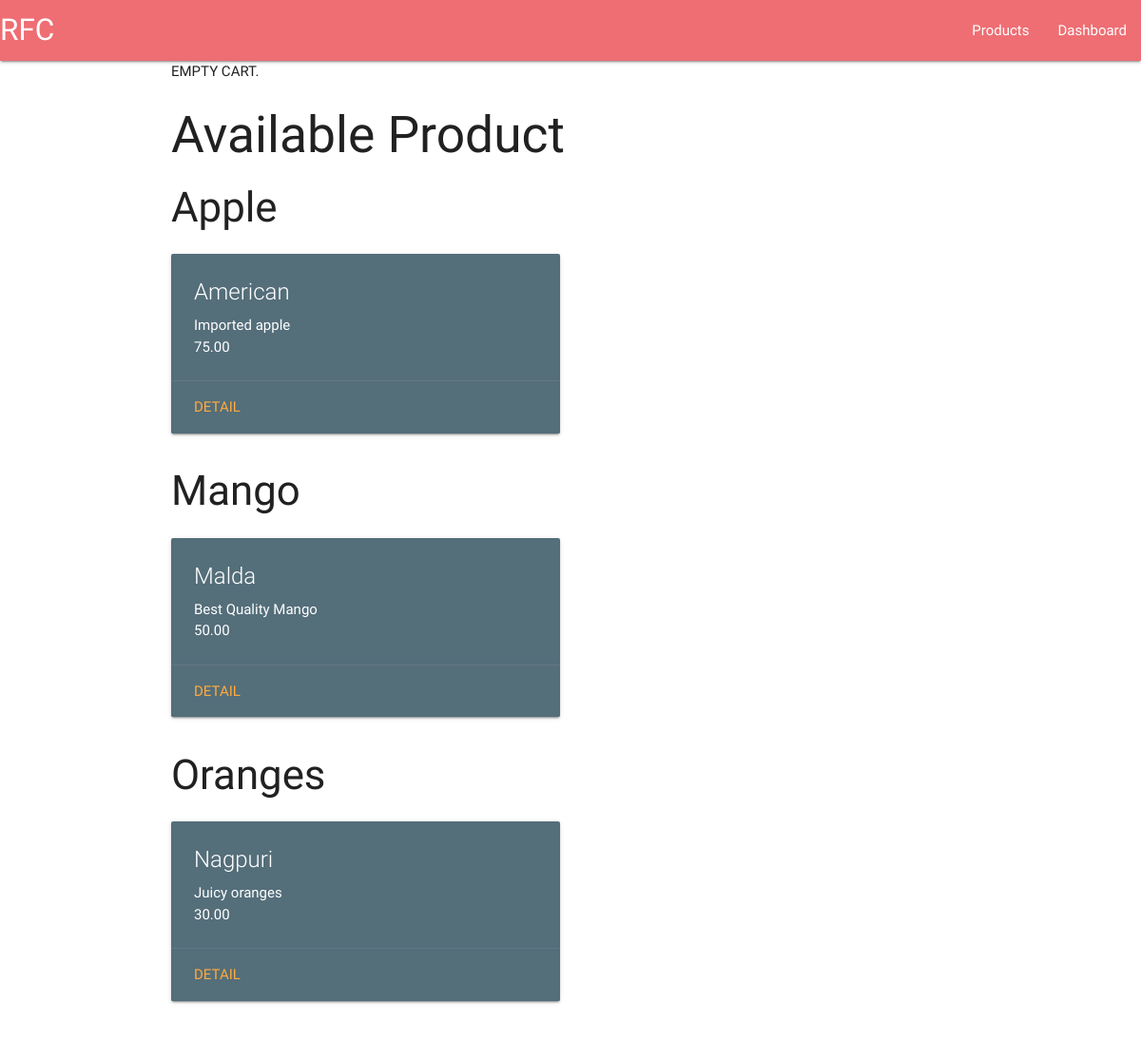
Screenshot of /products/ with the database file from the repository.
### product/models.py (models this page shows, shortened)
class Category(models.Model):
    name = models.CharField(max_length=200,
     	                    db_index=True)
    slug = models.SlugField(max_length=200,
                            db_index=True,
                            unique=True)
    class Meta:
        ordering = ('name',)
        verbose_name = 'category'
        verbose_name_plural = 'categories'

class Product(models.Model):
    category = models.ForeignKey(Category,
		                 related_name='products',
                                 on_delete=models.CASCADE)
    name = models.CharField(max_length=200, db_index=True)
    slug = models.SlugField(max_length=200, db_index=True)
    image = models.ImageField(upload_to='products/%Y/%m/%d',
                              blank=True)
    description = models.TextField(blank=True)
    price = models.DecimalField(max_digits=10, decimal_places=2)
    stock = models.PositiveIntegerField()
    available = models.BooleanField(default=True)
    created = models.DateTimeField(auto_now_add=True)
    updated = models.DateTimeField(auto_now=True)
    class Meta:
        ordering = ('name',)
        index_together = (('id', 'slug'),)

### product/views.py (the view)
# urls.py: path('', views.product_list, name='product_list'),
def product_list(request):
    categories = Category.objects.all()
    return render(request,
                  'product/list.html',
                  {'categories': categories})

### product/cart.py (called while the page is built)
    def __len__(self):
        return sum(item['quantity'] for item in self.cart.values())

### product/context_processors.py (called while the page is built)
def cart(request):
	return {'cart': Cart(request)}

### templates/product/list.html (shortened to what this page needs)
{% extends "base.html" %}
{% load static %}
{% block content %}
<h2>Available Product</h2>
{% for category in categories %}
<h3>{{ category.name }}</h3>
{% for product in category.products.all %}
<div class="row">
        <div class="col s12 m6">
          <div class="card blue-grey darken-1">
            <div class="card-content white-text">
              <span class="card-title">{{ product.name }}</span>
              <p>{{ product.description }}</p>
              <p>{{ product.price }}</p>
            </div>
            <div class="card-action">
              <a href="{% url 'product:product_detail' product.id product.slug %}">DETAIL</a>
            </div>
          </div>
        </div>
      </div>
{% endfor %}
{% endfor %}
{% endblock %}

### templates/base.html (shortened to what this page needs)
{% load static %}
<!DOCTYPE html>
<html>
<head>
      <link type="text/css" rel="stylesheet" href="{% static 'css/materialize.min.css' %}"  media="screen,projection"/>
</head>
<body>
 <nav>
    <div class="nav-wrapper">
      <a href="{%url 'home' %}" class="brand-logo">RFC</a>
      <ul id="nav-mobile" class="right hide-on-med-and-down">
        <li><a href="{% url 'product:product_list' %}">Products</a></li>
        <li><a href="{%url 'dashboard:dashboard' %}">Dashboard</a></li>
      </ul>
 </div>
  </nav>
<div class="container">
 {% with total_items=cart|length %}
{% if cart|length > 0 %}
Cart:
<a href="{% url 'product:cart_detail' %}">
{{ total_items }} item{{ total_items|pluralize }},
${{ cart.get_total_price }}
</a>
{% else %}
EMPTY CART.
{% endif %}
{% endwith %}
<main>
{% block content %}
{% endblock %}
<br>
<br>
<br>
</main>
</div>
</body>
</html>

### rows the page displays
Category: name "Apple"
Product: name "American", description "Imported apple", price "75.00"
Category: name "Mango"
Product: name "Malda", description "Best Quality Mango", price "50.00"
Category: name "Oranges"
Product: name "Nagpuri", description "Juicy oranges", price "30.00"
